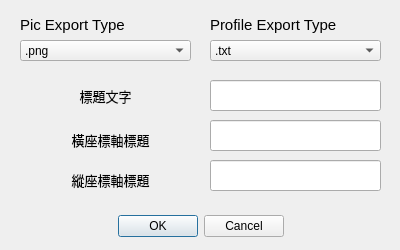
<?xml version="1.0" encoding="UTF-8"?>
<ui version="4.0">
 <class>ExportSettingDiag</class>
 <widget class="QDialog" name="ExportSettingDiag">
  <property name="geometry">
   <rect>
    <x>0</x>
    <y>0</y>
    <width>400</width>
    <height>250</height>
   </rect>
  </property>
  <property name="minimumSize">
   <size>
    <width>400</width>
    <height>250</height>
   </size>
  </property>
  <property name="maximumSize">
   <size>
    <width>400</width>
    <height>250</height>
   </size>
  </property>
  <property name="windowTitle">
   <string>Export Settings</string>
  </property>
  <widget class="QDialogButtonBox" name="buttonBox">
   <property name="geometry">
    <rect>
     <x>10</x>
     <y>210</y>
     <width>381</width>
     <height>32</height>
    </rect>
   </property>
   <property name="orientation">
    <enum>Qt::Horizontal</enum>
   </property>
   <property name="standardButtons">
    <set>QDialogButtonBox::Cancel|QDialogButtonBox::Ok</set>
   </property>
   <property name="centerButtons">
    <bool>true</bool>
   </property>
  </widget>
  <widget class="QLabel" name="label">
   <property name="geometry">
    <rect>
     <x>20</x>
     <y>10</y>
     <width>181</width>
     <height>31</height>
    </rect>
   </property>
   <property name="text">
    <string>&lt;html&gt;&lt;head/&gt;&lt;body&gt;&lt;p&gt;&lt;span style=&quot; font-size:11pt;&quot;&gt;Pic Export Type&lt;/span&gt;&lt;/p&gt;&lt;/body&gt;&lt;/html&gt;</string>
   </property>
  </widget>
  <widget class="QComboBox" name="exportPicFormatBox">
   <property name="geometry">
    <rect>
     <x>20</x>
     <y>40</y>
     <width>171</width>
     <height>21</height>
    </rect>
   </property>
   <item>
    <property name="text">
     <string>.png</string>
    </property>
   </item>
   <item>
    <property name="text">
     <string>.jpg</string>
    </property>
   </item>
   <item>
    <property name="text">
     <string>.bmp</string>
    </property>
   </item>
   <item>
    <property name="text">
     <string>.svg</string>
    </property>
   </item>
   <item>
    <property name="text">
     <string>.tiff</string>
    </property>
   </item>
   <item>
    <property name="text">
     <string>.xbm</string>
    </property>
   </item>
   <item>
    <property name="text">
     <string>.xpm</string>
    </property>
   </item>
  </widget>
  <widget class="QLabel" name="label_2">
   <property name="geometry">
    <rect>
     <x>210</x>
     <y>10</y>
     <width>131</width>
     <height>31</height>
    </rect>
   </property>
   <property name="text">
    <string>&lt;html&gt;&lt;head/&gt;&lt;body&gt;&lt;p&gt;&lt;span style=&quot; font-size:11pt;&quot;&gt;Profile Export Type&lt;/span&gt;&lt;/p&gt;&lt;/body&gt;&lt;/html&gt;</string>
   </property>
  </widget>
  <widget class="QComboBox" name="exportTextFormatBox">
   <property name="geometry">
    <rect>
     <x>210</x>
     <y>40</y>
     <width>171</width>
     <height>21</height>
    </rect>
   </property>
   <item>
    <property name="text">
     <string>.txt</string>
    </property>
   </item>
   <item>
    <property name="text">
     <string>.csv</string>
    </property>
   </item>
   <item>
    <property name="text">
     <string>.xls</string>
    </property>
   </item>
  </widget>
  <widget class="QLabel" name="label_3">
   <property name="geometry">
    <rect>
     <x>20</x>
     <y>80</y>
     <width>171</width>
     <height>31</height>
    </rect>
   </property>
   <property name="font">
    <font>
     <family>Agency FB</family>
     <pointsize>10</pointsize>
    </font>
   </property>
   <property name="text">
    <string>標題文字</string>
   </property>
   <property name="alignment">
    <set>Qt::AlignCenter</set>
   </property>
  </widget>
  <widget class="QLineEdit" name="titleEdit">
   <property name="geometry">
    <rect>
     <x>210</x>
     <y>80</y>
     <width>171</width>
     <height>31</height>
    </rect>
   </property>
  </widget>
  <widget class="QLabel" name="label_4">
   <property name="geometry">
    <rect>
     <x>20</x>
     <y>130</y>
     <width>181</width>
     <height>21</height>
    </rect>
   </property>
   <property name="text">
    <string>&lt;html&gt;&lt;head/&gt;&lt;body&gt;&lt;p&gt;&lt;span style=&quot; font-size:10pt;&quot;&gt;橫座標軸標題&lt;/span&gt;&lt;/p&gt;&lt;/body&gt;&lt;/html&gt;</string>
   </property>
   <property name="alignment">
    <set>Qt::AlignCenter</set>
   </property>
  </widget>
  <widget class="QLineEdit" name="xAxisEdit">
   <property name="geometry">
    <rect>
     <x>210</x>
     <y>120</y>
     <width>171</width>
     <height>31</height>
    </rect>
   </property>
  </widget>
  <widget class="QLabel" name="label_5">
   <property name="geometry">
    <rect>
     <x>30</x>
     <y>170</y>
     <width>161</width>
     <height>21</height>
    </rect>
   </property>
   <property name="text">
    <string>&lt;html&gt;&lt;head/&gt;&lt;body&gt;&lt;p&gt;&lt;span style=&quot; font-size:10pt;&quot;&gt;縱座標軸標題&lt;/span&gt;&lt;/p&gt;&lt;/body&gt;&lt;/html&gt;</string>
   </property>
   <property name="alignment">
    <set>Qt::AlignCenter</set>
   </property>
  </widget>
  <widget class="QLineEdit" name="yAxisEdit">
   <property name="geometry">
    <rect>
     <x>210</x>
     <y>160</y>
     <width>171</width>
     <height>31</height>
    </rect>
   </property>
  </widget>
 </widget>
 <resources/>
 <connections>
  <connection>
   <sender>buttonBox</sender>
   <signal>accepted()</signal>
   <receiver>ExportSettingDiag</receiver>
   <slot>accept()</slot>
   <hints>
    <hint type="sourcelabel">
     <x>248</x>
     <y>254</y>
    </hint>
    <hint type="destinationlabel">
     <x>157</x>
     <y>274</y>
    </hint>
   </hints>
  </connection>
  <connection>
   <sender>buttonBox</sender>
   <signal>rejected()</signal>
   <receiver>ExportSettingDiag</receiver>
   <slot>reject()</slot>
   <hints>
    <hint type="sourcelabel">
     <x>316</x>
     <y>260</y>
    </hint>
    <hint type="destinationlabel">
     <x>286</x>
     <y>274</y>
    </hint>
   </hints>
  </connection>
 </connections>
</ui>
